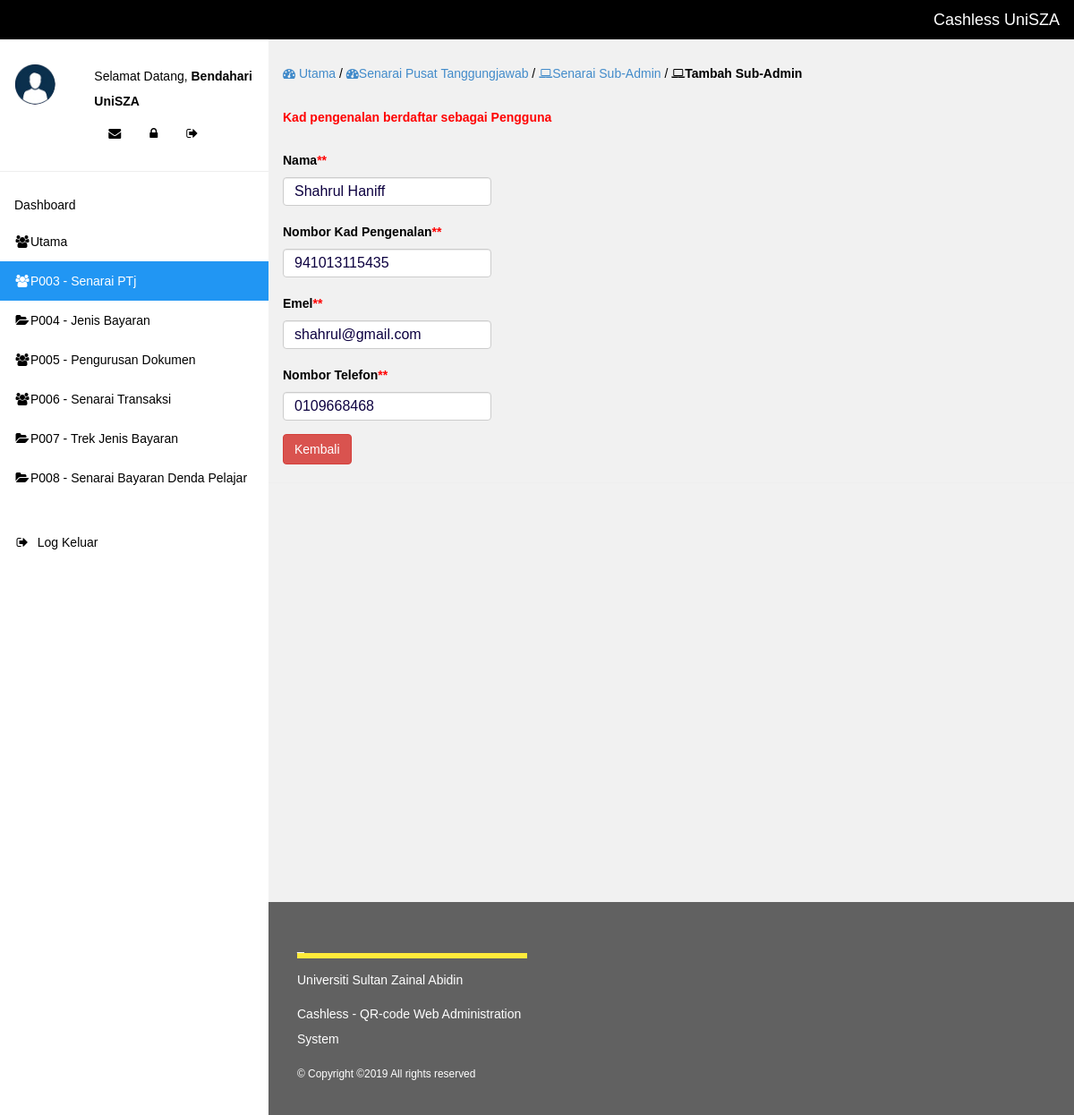
/P003A.php?IC=941013115435 (signed in), run on an earlier commit of the app's database.
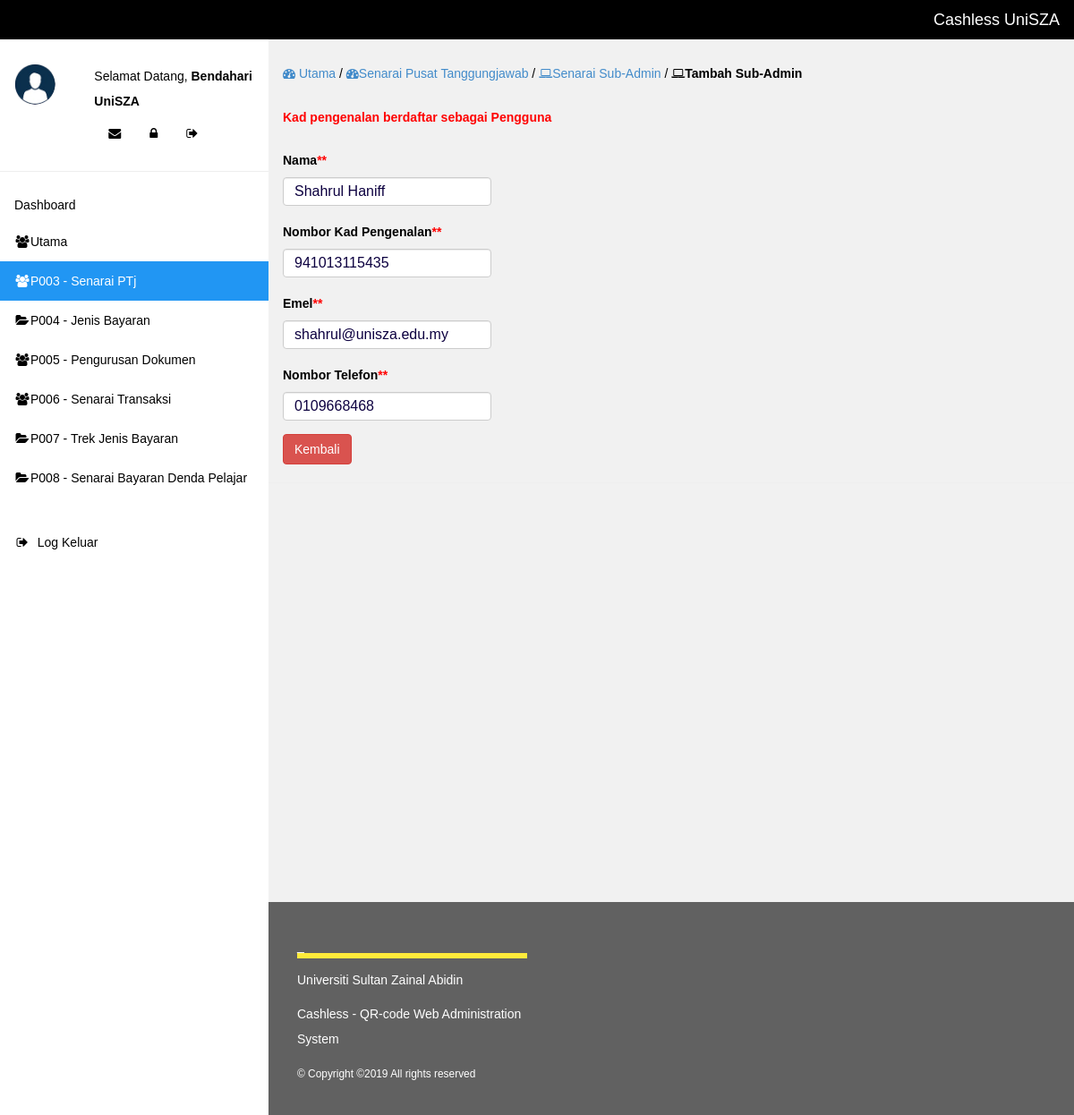
And on a later commit of the database.
### tables this page shows
CREATE TABLE maklumat_pengguna (
  ic_pengguna VARCHAR(12) NOT NULL,
  nama VARCHAR(100) NOT NULL,
  email VARCHAR(40) NOT NULL,
  no_telefon VARCHAR(20),
  matr VARCHAR(20) NULL,
  created_date TIMESTAMP NULL DEFAULT CURRENT_TIMESTAMP,
  PRIMARY KEY (ic_pengguna)
);

### web/functions.php (called while the page is built, shortened)
<?php
function getJabatan($idPekerja){
	$s="SELECT jabatan from kod_jenispengguna K, akaun_pengguna A
		WHERE A.ic_pengguna='$idPekerja'
		AND K.kod_pengguna=A.kod_pengguna
		";
	$r=mysql_query($s);
	$row=mysql_fetch_row($r);
	if ($row[0]!=""){
		return $row[0];
	}
	else{
		return null;
	}
}
function getNama($idPekerja){
	$s="SELECT nama from maklumat_pengguna
		WHERE ic_pengguna='$idPekerja'
		";
	$r=mysql_query($s);
	$row=mysql_fetch_row($r);
	if ($row[0]!=""){
		return $row[0];
	}
	else{
		return null;
	}
}
function getEmel($idPekerja){
	$s="SELECT email from maklumat_pengguna
		WHERE ic_pengguna='$idPekerja'
		";
	$r=mysql_query($s);
	$row=mysql_fetch_row($r);
	if ($row[0]!=""){
		return $row[0];
	}
	else{
		return null;
	}
}
function getPhone($idPekerja){
	$s="SELECT no_telefon from maklumat_pengguna
		WHERE ic_pengguna='$idPekerja'
		";
	$r=mysql_query($s);
	$row=mysql_fetch_row($r);
	if ($row[0]!=""){
		return $row[0];
	}
	else{
		return null;
	}
}
?>

### web/P003A.php (the view, shortened to what this page needs)
<?
include "ui/header.php";
include "ui/menu.php";
$id = $_SESSION['id'];
$s_jab = $_SESSION['jabatan'];
?>
<div class="w3-main" style="margin-left:300px;margin-top:43px;">
  <header class="w3-container" style="padding-top:22px">
    <h5>
	<a href="index.php"><i class="fa fa-dashboard"></i> Utama</a> /
	<a href="P003.php"><i class="fa fa-dashboard"></i>Senarai Pusat Tanggungjawab</a> /
	<a href="P003.php"><i class="fa fa-laptop"></i>Senarai Sub-Admin</a> /
	<b><i class="fa fa-laptop"></i>Tambah Sub-Admin</b>
	</h5>
  </header>
  <div class="w3-panel">
    <div class="w3-row-padding" style="margin:0 -16px">
<div class="w3-twothird">
	  <label><font color="red">
	  <?
		$IC = $_GET['IC'];
		$JAB = getJabatan($IC);
		$NAMA = getNama($IC);
		$EMEL = getEmel($IC);
		$PHONE = getPhone($IC);
		 if($JAB==NULL){ echo "Kad pengenalan berdaftar sebagai Pengguna";}
		 else { echo "Kad pengenalan telah berdaftar sebagai ".$JAB;}
	  ?>
	  </font></label>
	  <? if($s_jab!=$JAB){?>
	  <label><font color="red">
	  <br>*Sila sahkan maklumat dibawah jika ingin mendaftar sebagai sub-Admin <?=$s_jab?>.
	  </font></label>
      <form method="post" action="../web/controller/P003A_exec.php?jabatan=<?=$s_jab?>">
                         <div class="form-group" align="left">
                            <input type="HIDDEN" name="id_jenistransaksi" id="id_jenistransaksi" class="formshahrul" value="<? echo $id;?>" readonly />
						 </div>
							<div class="form-group">
								<label for="comment">Nama<font color="red">**</font></label>
								<input type="text" class="formshahrul" name="nama" id="nama" value="<?=$NAMA?>" size="50" readonly>
							</div>
							<div class="form-group">
								<label for="comment">Nombor Kad Pengenalan<font color="red">**</font></label>
								<input type="text" class="formshahrul" name="ic_pengguna" id="ic_pengguna" value="<?=$IC?>" size="20" readonly>
							</div>
							<div class="form-group">
								<label for="comment">Emel<font color="red">**</font></label>
								<input type="text" class="formshahrul" name="email" id="email" value="<?=$EMEL?>" size="20" readonly>
							</div>
							<div class="form-group">
								<label for="comment">Nombor Telefon<font color="red">**</font></label>
								<input type="text" class="formshahrul" name="no_telefon" value="<?=$PHONE?>" id="no_telefon" size="20" readonly>
							</div>
                                   <button type="submit" class="btn btn-primary" >Lantik Sebagai sub-Admin <?=$s_jab?></button>
								   <a href="senarai_sa.php" class="btn btn-danger">Batal</a>
					</form>
	  <? }
	  else { ?>
							<div class="form-group">
								<label for="comment">Nama<font color="red">**</font></label>
								<input type="text" class="formshahrul" name="nama" id="nama" value="<?=$NAMA?>" size="20" readonly>
							</div>
							<div class="form-group">
								<label for="comment">Nombor Kad Pengenalan<font color="red">**</font></label>
								<input type="text" class="formshahrul" name="ic_pengguna" id="ic_pengguna" value="<?=$IC?>" size="20" readonly>
							</div>
							<div class="form-group">
								<label for="comment">Emel<font color="red">**</font></label>
								<input type="text" class="formshahrul" name="email" id="email" value="<?=$EMEL?>" size="20" readonly>
							</div>
							<div class="form-group">
								<label for="comment">Nombor Telefon<font color="red">**</font></label>
								<input type="text" class="formshahrul" name="no_telefon" value="<?=$PHONE?>" id="no_telefon" size="20" readonly>
							</div>
	  <a href="senarai_sa.php" class="btn btn-danger">Kembali</a>
	  <? } ?>
</div>
  </div>
  </div>
<? include "ui/footer.php"; ?>
</div>
</body>
</html>

What changed in the data, as far as the page shows it:
changed maklumat_pengguna "Shahrul Haniff": email "shahrul@gmail.com" → "shahrul@unisza.edu.my"
